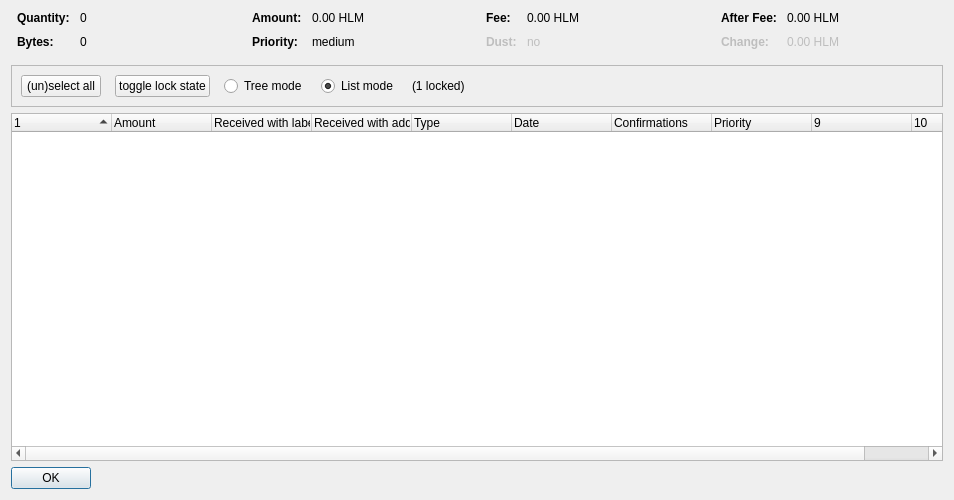
<?xml version="1.0" encoding="UTF-8"?>
<ui version="4.0">
 <class>CoinControlDialog</class>
 <widget class="QDialog" name="CoinControlDialog">
  <property name="geometry">
   <rect>
    <x>0</x>
    <y>0</y>
    <width>954</width>
    <height>500</height>
   </rect>
  </property>
  <property name="windowTitle">
   <string>Coin Selection</string>
  </property>
  <layout class="QVBoxLayout" name="verticalLayout">
   <item>
    <layout class="QHBoxLayout" name="horizontalLayoutTop" stretch="0,0,0,0">
     <property name="topMargin">
      <number>0</number>
     </property>
     <property name="bottomMargin">
      <number>10</number>
     </property>
     <item>
      <layout class="QFormLayout" name="formLayoutCoinControl1">
       <property name="horizontalSpacing">
        <number>10</number>
       </property>
       <property name="verticalSpacing">
        <number>10</number>
       </property>
       <property name="leftMargin">
        <number>6</number>
       </property>
       <property name="rightMargin">
        <number>6</number>
       </property>
       <item row="0" column="0">
        <widget class="QLabel" name="labelCoinControlQuantityText">
         <property name="font">
          <font>
           <weight>75</weight>
           <bold>true</bold>
          </font>
         </property>
         <property name="text">
          <string>Quantity:</string>
         </property>
        </widget>
       </item>
       <item row="0" column="1">
        <widget class="QLabel" name="labelCoinControlQuantity">
         <property name="cursor">
          <cursorShape>IBeamCursor</cursorShape>
         </property>
         <property name="contextMenuPolicy">
          <enum>Qt::ActionsContextMenu</enum>
         </property>
         <property name="text">
          <string notr="true">0</string>
         </property>
         <property name="textInteractionFlags">
          <set>Qt::LinksAccessibleByMouse|Qt::TextSelectableByKeyboard|Qt::TextSelectableByMouse</set>
         </property>
        </widget>
       </item>
       <item row="1" column="0">
        <widget class="QLabel" name="labelCoinControlBytesText">
         <property name="font">
          <font>
           <weight>75</weight>
           <bold>true</bold>
          </font>
         </property>
         <property name="text">
          <string>Bytes:</string>
         </property>
        </widget>
       </item>
       <item row="1" column="1">
        <widget class="QLabel" name="labelCoinControlBytes">
         <property name="cursor">
          <cursorShape>IBeamCursor</cursorShape>
         </property>
         <property name="contextMenuPolicy">
          <enum>Qt::ActionsContextMenu</enum>
         </property>
         <property name="text">
          <string notr="true">0</string>
         </property>
         <property name="textInteractionFlags">
          <set>Qt::LinksAccessibleByMouse|Qt::TextSelectableByKeyboard|Qt::TextSelectableByMouse</set>
         </property>
        </widget>
       </item>
      </layout>
     </item>
     <item>
      <layout class="QFormLayout" name="formLayoutCoinControl2">
       <property name="horizontalSpacing">
        <number>10</number>
       </property>
       <property name="verticalSpacing">
        <number>10</number>
       </property>
       <property name="leftMargin">
        <number>6</number>
       </property>
       <property name="rightMargin">
        <number>6</number>
       </property>
       <item row="0" column="0">
        <widget class="QLabel" name="labelCoinControlAmountText">
         <property name="font">
          <font>
           <weight>75</weight>
           <bold>true</bold>
          </font>
         </property>
         <property name="text">
          <string>Amount:</string>
         </property>
        </widget>
       </item>
       <item row="0" column="1">
        <widget class="QLabel" name="labelCoinControlAmount">
         <property name="cursor">
          <cursorShape>IBeamCursor</cursorShape>
         </property>
         <property name="contextMenuPolicy">
          <enum>Qt::ActionsContextMenu</enum>
         </property>
         <property name="text">
          <string notr="true">0.00 HLM</string>
         </property>
         <property name="textInteractionFlags">
          <set>Qt::LinksAccessibleByMouse|Qt::TextSelectableByKeyboard|Qt::TextSelectableByMouse</set>
         </property>
        </widget>
       </item>
       <item row="1" column="0">
        <widget class="QLabel" name="labelCoinControlPriorityText">
         <property name="font">
          <font>
           <weight>75</weight>
           <bold>true</bold>
          </font>
         </property>
         <property name="text">
          <string>Priority:</string>
         </property>
        </widget>
       </item>
       <item row="1" column="1">
        <widget class="QLabel" name="labelCoinControlPriority">
         <property name="cursor">
          <cursorShape>IBeamCursor</cursorShape>
         </property>
         <property name="contextMenuPolicy">
          <enum>Qt::ActionsContextMenu</enum>
         </property>
         <property name="text">
          <string>medium</string>
         </property>
         <property name="textInteractionFlags">
          <set>Qt::LinksAccessibleByMouse|Qt::TextSelectableByKeyboard|Qt::TextSelectableByMouse</set>
         </property>
        </widget>
       </item>
      </layout>
     </item>
     <item>
      <layout class="QFormLayout" name="formLayoutCoinControl3">
       <property name="horizontalSpacing">
        <number>10</number>
       </property>
       <property name="verticalSpacing">
        <number>10</number>
       </property>
       <property name="leftMargin">
        <number>6</number>
       </property>
       <property name="rightMargin">
        <number>6</number>
       </property>
       <item row="0" column="0">
        <widget class="QLabel" name="labelCoinControlFeeText">
         <property name="font">
          <font>
           <weight>75</weight>
           <bold>true</bold>
          </font>
         </property>
         <property name="text">
          <string>Fee:</string>
         </property>
        </widget>
       </item>
       <item row="0" column="1">
        <widget class="QLabel" name="labelCoinControlFee">
         <property name="cursor">
          <cursorShape>IBeamCursor</cursorShape>
         </property>
         <property name="contextMenuPolicy">
          <enum>Qt::ActionsContextMenu</enum>
         </property>
         <property name="text">
          <string notr="true">0.00 HLM</string>
         </property>
         <property name="textInteractionFlags">
          <set>Qt::LinksAccessibleByMouse|Qt::TextSelectableByKeyboard|Qt::TextSelectableByMouse</set>
         </property>
        </widget>
       </item>
       <item row="1" column="0">
        <widget class="QLabel" name="labelCoinControlLowOutputText">
         <property name="enabled">
          <bool>false</bool>
         </property>
         <property name="font">
          <font>
           <weight>75</weight>
           <bold>true</bold>
          </font>
         </property>
         <property name="text">
          <string>Dust:</string>
         </property>
        </widget>
       </item>
       <item row="1" column="1">
        <widget class="QLabel" name="labelCoinControlLowOutput">
         <property name="enabled">
          <bool>false</bool>
         </property>
         <property name="cursor">
          <cursorShape>IBeamCursor</cursorShape>
         </property>
         <property name="contextMenuPolicy">
          <enum>Qt::ActionsContextMenu</enum>
         </property>
         <property name="text">
          <string>no</string>
         </property>
         <property name="textInteractionFlags">
          <set>Qt::LinksAccessibleByMouse|Qt::TextSelectableByKeyboard|Qt::TextSelectableByMouse</set>
         </property>
        </widget>
       </item>
      </layout>
     </item>
     <item>
      <layout class="QFormLayout" name="formLayoutCoinControl4">
       <property name="horizontalSpacing">
        <number>10</number>
       </property>
       <property name="verticalSpacing">
        <number>10</number>
       </property>
       <property name="leftMargin">
        <number>6</number>
       </property>
       <property name="rightMargin">
        <number>6</number>
       </property>
       <item row="0" column="0">
        <widget class="QLabel" name="labelCoinControlAfterFeeText">
         <property name="font">
          <font>
           <weight>75</weight>
           <bold>true</bold>
          </font>
         </property>
         <property name="text">
          <string>After Fee:</string>
         </property>
        </widget>
       </item>
       <item row="0" column="1">
        <widget class="QLabel" name="labelCoinControlAfterFee">
         <property name="cursor">
          <cursorShape>IBeamCursor</cursorShape>
         </property>
         <property name="contextMenuPolicy">
          <enum>Qt::ActionsContextMenu</enum>
         </property>
         <property name="text">
          <string notr="true">0.00 HLM</string>
         </property>
         <property name="textInteractionFlags">
          <set>Qt::LinksAccessibleByMouse|Qt::TextSelectableByKeyboard|Qt::TextSelectableByMouse</set>
         </property>
        </widget>
       </item>
       <item row="1" column="0">
        <widget class="QLabel" name="labelCoinControlChangeText">
         <property name="enabled">
          <bool>false</bool>
         </property>
         <property name="font">
          <font>
           <weight>75</weight>
           <bold>true</bold>
          </font>
         </property>
         <property name="text">
          <string>Change:</string>
         </property>
        </widget>
       </item>
       <item row="1" column="1">
        <widget class="QLabel" name="labelCoinControlChange">
         <property name="enabled">
          <bool>false</bool>
         </property>
         <property name="cursor">
          <cursorShape>IBeamCursor</cursorShape>
         </property>
         <property name="contextMenuPolicy">
          <enum>Qt::ActionsContextMenu</enum>
         </property>
         <property name="text">
          <string notr="true">0.00 HLM</string>
         </property>
         <property name="textInteractionFlags">
          <set>Qt::LinksAccessibleByMouse|Qt::TextSelectableByKeyboard|Qt::TextSelectableByMouse</set>
         </property>
        </widget>
       </item>
      </layout>
     </item>
    </layout>
   </item>
   <item>
    <widget class="QFrame" name="frame">
     <property name="minimumSize">
      <size>
       <width>0</width>
       <height>40</height>
      </size>
     </property>
     <property name="frameShape">
      <enum>QFrame::StyledPanel</enum>
     </property>
     <property name="frameShadow">
      <enum>QFrame::Sunken</enum>
     </property>
     <layout class="QHBoxLayout" name="horizontalLayout">
      <item>
       <layout class="QHBoxLayout" name="horizontalLayoutPanel" stretch="0,0,0,0,0,0">
        <property name="spacing">
         <number>14</number>
        </property>
        <item>
         <widget class="QPushButton" name="pushButtonSelectAll">
          <property name="sizePolicy">
           <sizepolicy hsizetype="Maximum" vsizetype="Fixed">
            <horstretch>0</horstretch>
            <verstretch>0</verstretch>
           </sizepolicy>
          </property>
          <property name="text">
           <string>(un)select all</string>
          </property>
          <property name="autoDefault">
           <bool>false</bool>
          </property>
         </widget>
        </item>
        <item>
         <widget class="QPushButton" name="pushButtonToggleLock">
          <property name="sizePolicy">
           <sizepolicy hsizetype="Maximum" vsizetype="Fixed">
            <horstretch>0</horstretch>
            <verstretch>0</verstretch>
           </sizepolicy>
          </property>
          <property name="text">
           <string>toggle lock state</string>
          </property>
          <property name="autoDefault">
           <bool>false</bool>
          </property>
         </widget>
        </item>
        <item>
         <widget class="QRadioButton" name="radioTreeMode">
          <property name="sizePolicy">
           <sizepolicy hsizetype="Maximum" vsizetype="Fixed">
            <horstretch>0</horstretch>
            <verstretch>0</verstretch>
           </sizepolicy>
          </property>
          <property name="text">
           <string>Tree mode</string>
          </property>
         </widget>
        </item>
        <item>
         <widget class="QRadioButton" name="radioListMode">
          <property name="sizePolicy">
           <sizepolicy hsizetype="Maximum" vsizetype="Fixed">
            <horstretch>0</horstretch>
            <verstretch>0</verstretch>
           </sizepolicy>
          </property>
          <property name="text">
           <string>List mode</string>
          </property>
          <property name="checked">
           <bool>true</bool>
          </property>
         </widget>
        </item>
        <item>
         <widget class="QLabel" name="labelLocked">
          <property name="text">
           <string>(1 locked)</string>
          </property>
         </widget>
        </item>
        <item>
         <spacer name="horizontalSpacer">
          <property name="orientation">
           <enum>Qt::Horizontal</enum>
          </property>
          <property name="sizeHint" stdset="0">
           <size>
            <width>40</width>
            <height>20</height>
           </size>
          </property>
         </spacer>
        </item>
       </layout>
      </item>
     </layout>
    </widget>
   </item>
   <item>
    <widget class="CoinControlTreeWidget" name="treeWidget">
     <property name="contextMenuPolicy">
      <enum>Qt::CustomContextMenu</enum>
     </property>
     <property name="sortingEnabled">
      <bool>false</bool>
     </property>
     <property name="columnCount">
      <number>10</number>
     </property>
     <attribute name="headerShowSortIndicator" stdset="0">
      <bool>true</bool>
     </attribute>
     <attribute name="headerStretchLastSection">
      <bool>false</bool>
     </attribute>
     <column>
      <property name="text">
       <string/>
      </property>
     </column>
     <column>
      <property name="text">
       <string>Amount</string>
      </property>
     </column>
     <column>
      <property name="text">
       <string>Received with label</string>
      </property>
     </column>
     <column>
      <property name="text">
       <string>Received with address</string>
      </property>
     </column>
     <column>
      <property name="text">
       <string>Type</string>
      </property>
     </column>
     <column>
      <property name="text">
       <string>Date</string>
      </property>
     </column>
     <column>
      <property name="text">
       <string>Confirmations</string>
      </property>
      <property name="toolTip">
       <string>Confirmed</string>
      </property>
     </column>
     <column>
      <property name="text">
       <string>Priority</string>
      </property>
     </column>
     <column>
      <property name="text">
       <string/>
      </property>
     </column>
     <column>
      <property name="text">
       <string/>
      </property>
     </column>
    </widget>
   </item>
   <item>
    <widget class="QDialogButtonBox" name="buttonBox">
     <property name="sizePolicy">
      <sizepolicy hsizetype="Maximum" vsizetype="Fixed">
       <horstretch>0</horstretch>
       <verstretch>0</verstretch>
      </sizepolicy>
     </property>
     <property name="orientation">
      <enum>Qt::Horizontal</enum>
     </property>
     <property name="standardButtons">
      <set>QDialogButtonBox::Ok</set>
     </property>
    </widget>
   </item>
  </layout>
 </widget>
 <customwidgets>
  <customwidget>
   <class>CoinControlTreeWidget</class>
   <extends>QTreeWidget</extends>
   <header>coincontroltreewidget.h</header>
  </customwidget>
 </customwidgets>
 <resources/>
 <connections/>
</ui>
